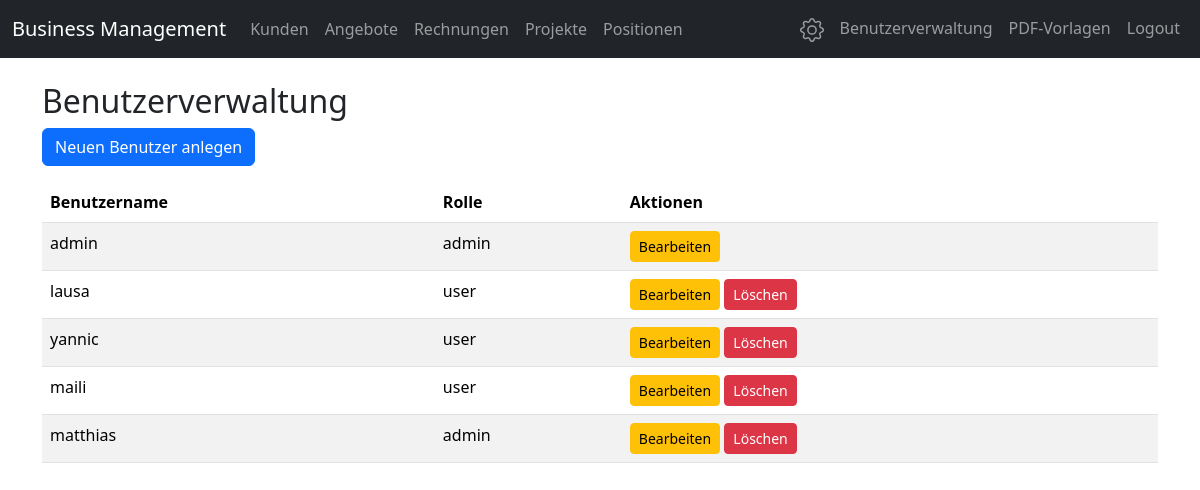
Screenshot of /users (signed in) with the database file from the repository.
### app.py (models this page shows, shortened)
class User(db.Model):
    id = db.Column(db.Integer, primary_key=True)
    username = db.Column(db.String(64), unique=True, nullable=False)
    password_hash = db.Column(db.String(128), nullable=False)
    role = db.Column(db.String(32), default='user')  # z.B. 'admin', 'user'

### app.py (the view)
@app.route('/users')
@admin_required
def users():
    all_users = User.query.all()
    return render_template('users.html', users=all_users)

### app.py (called while the page is built)
@app.before_request
def load_user():
    if request.endpoint and (request.endpoint == 'login' or request.endpoint.startswith('static')):
        return
    user_id = session.get('user_id')
    token_expiry = session.get('token_expiry')
    if user_id and token_expiry:
        try:
            if datetime.utcnow() <= datetime.fromisoformat(token_expiry):
                g.user = User.query.get(user_id)
                if g.user:
                    return  # User is authenticated, continue
            else:
                session.clear()
                flash('Session abgelaufen. Bitte erneut anmelden.', 'warning')
        except:
            session.clear()
    g.user = None
    return redirect(url_for('login'))

def admin_required(f):
    @wraps(f)
    def decorated_function(*args, **kwargs):
        user_id = session.get('user_id')
        if not user_id:
            return redirect(url_for('login'))
        user = User.query.get(user_id)
        if not user or user.role != 'admin':
            flash('Nur für Admins zugänglich.', 'danger')
            return redirect(url_for('index'))
        g.user = user
        return f(*args, **kwargs)
    return decorated_function

### templates/users.html
{% extends 'base.html' %}
{% block content %}
<h2>Benutzerverwaltung</h2>
<a href="{{ url_for('new_user') }}" class="btn btn-primary mb-3">Neuen Benutzer anlegen</a>
<table class="table table-striped">
    <thead>
        <tr>
            <th>Benutzername</th>
            <th>Rolle</th>
            <th>Aktionen</th>
        </tr>
    </thead>
    <tbody>
    {% for user in users %}
        <tr>
            <td>{{ user.username }}</td>
            <td>{{ user.role }}</td>
            <td>
                <a href="{{ url_for('edit_user', user_id=user.id) }}" class="btn btn-sm btn-warning">Bearbeiten</a>
                {% if user.id != g.user.id %}
                <a href="{{ url_for('delete_user', user_id=user.id) }}" class="btn btn-sm btn-danger" onclick="return confirm('Benutzer wirklich löschen?');">Löschen</a>
                {% endif %}
            </td>
        </tr>
    {% endfor %}
    </tbody>
</table>
{% endblock %}

### rows the page displays
User: username "admin", role "admin"
User: username "lausa", role "user"
User: username "yannic", role "user"
User: username "maili", role "user"
User: username "matthias", role "admin"
